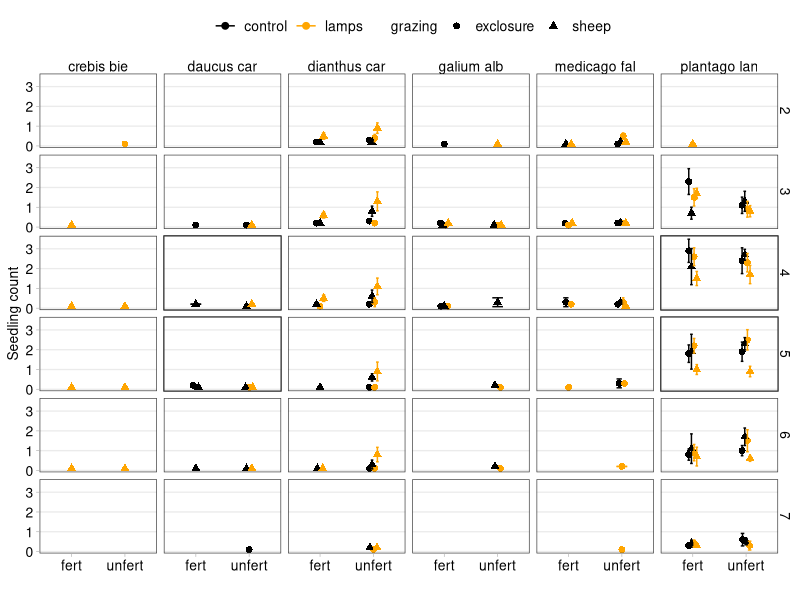
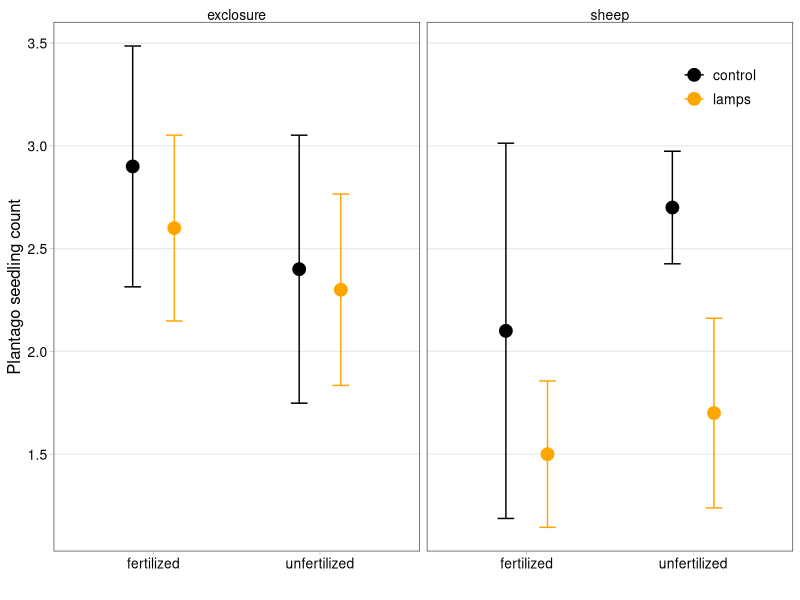
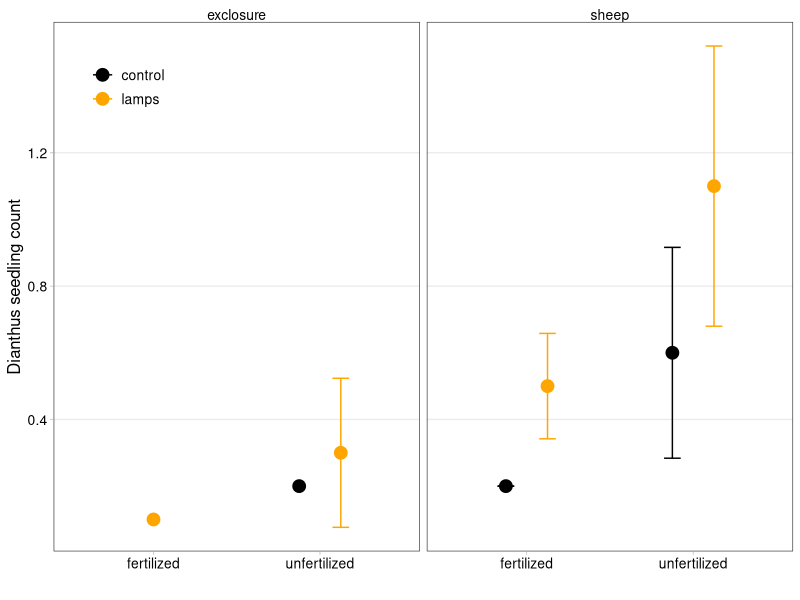

The R source for these figures, in order:
## ---- chunk 1
#library(plyr)
library(tidyverse)
library(ggplot2)
library(ggthemes)

# theme for plotting
theme_cw <- function () { 
  theme_bw(base_size=10) %+replace% 
    theme(
      panel.background = element_blank(), 
      plot.background = element_blank(), 
      axis.ticks = element_line(colour = "grey70", size = rel(0.5)),
      panel.grid.minor = element_blank(), 
      panel.grid.major.x = element_blank(),
      legend.background = element_blank(), 
      legend.key = element_blank(),
      strip.background = element_blank(), 
      strip.text=element_text(size=10),
      axis.text=element_text(size=10),
      complete = TRUE
    )
}

# Chhaya's path
mark.seedlings <- read.csv("data/toothpick_seedling_data_2020_all.csv",
                           stringsAsFactors = FALSE)

# Mia's path
#mark.seedlings<-read.csv("C:/Users/mj65tivo/Dropbox/eDiValo-seedlings/Data Entry/toothpick_seedling_data_2020_all.csv", stringsAsFactors = FALSE)
#View(mark.seedlings)
# For Mia: change first column name to month
#colnames(mark.seedlings)[1]<-"month"

# adding separate columns for exclosure, light, and fertilization treatments
mark.seedlings$grazing <- 'sheep'
mark.seedlings$grazing[grep('E', mark.seedlings$plot)] <- 'exclosure'
mark.seedlings$nutrient <- 'unfertilized'
mark.seedlings$nutrient[grep('F', mark.seedlings$plot)] <- 'fertilized'
mark.seedlings$light <- 'control'
mark.seedlings$light[grep('L', mark.seedlings$plot)] <- 'lamps'

# summary of total number by species, plot, and month
mark.summary <- mark.seedlings %>%
    group_by(block, plot, grazing, nutrient, light, species, month) %>%
  dplyr::summarize(
    count = sum(number),
    count.2 = sum(number>0))

## ---- chunk 2
mark.plot <- mark.summary %>% 
  group_by(grazing, nutrient, light, species, month) %>%
  dplyr::summarize(
    plots.present = length(count),
    total.mean = sum(count)/10,
    total.se = sd(count)/sqrt(10))

plantago <- filter(mark.plot, species=="plantago lan")
daucus <- filter(mark.plot, species=="daucus car")
medicago <- filter(mark.plot, species=="medicago fal.")
dianthus <- filter(mark.plot, species=="dianthus car")
galium <- filter(mark.plot, species=="galium alb")
crebis <- filter(mark.plot, species=="crebis bie")

## everything
ggplot(mark.plot, aes(x=nutrient, y=total.mean, 
                     ymin=total.mean-total.se, ymax=total.mean+total.se,
                     color=light, shape=grazing)) +
  facet_grid(month~species) +
  geom_point(size=2, position=position_dodge(0.2)) +
  geom_errorbar(width=0.2, position=position_dodge(0.2)) +
  ylab('Seedling count') +
  xlab('') +
  scale_x_discrete(labels=c("fertilized" = "fert", "unfertilized" = "unfert")) +
  theme_cw() +
  theme(text = element_text(size=10)) +
  scale_color_manual(values=c('black','orange'), name='') +
  theme(legend.position = 'top', legend.text=element_text(size=10))

#ggsave(filename = 'species_time.pdf', width=10, height=8, units='in')

## ---- chunk 3
ggplot(filter(plantago, month==4),
       aes(x=nutrient, y=total.mean, 
                     ymin=total.mean-total.se, ymax=total.mean+total.se,
                     color=light)) +
  facet_grid(.~grazing) +
  geom_point(size=4, position=position_dodge(0.5)) +
  geom_errorbar(width=0.2, position=position_dodge(0.5)) +
  ylab('Plantago seedling count') +
  xlab('') +
  theme_cw() +
  theme(text = element_text(size=12)) +
  scale_color_manual(values=c('black','orange'), name='') +
  theme(legend.position = c(0.9, 0.9), legend.text=element_text(size=10))
## ---- chunk 4
ggplot(filter(dianthus, month==4),
       aes(x=nutrient, y=total.mean, 
                     ymin=total.mean-total.se, ymax=total.mean+total.se,
                     color=light)) +
  facet_grid(.~grazing) +
  geom_point(size=4, position=position_dodge(0.5)) +
  geom_errorbar(width=0.2, position=position_dodge(0.5)) +
  ylab('Dianthus seedling count') +
  xlab('') +
  theme_cw() +
  theme(text = element_text(size=12)) +
  scale_color_manual(values=c('black','orange'), name='') +
  theme(legend.position = c(0.1, 0.9), legend.text=element_text(size=10))
